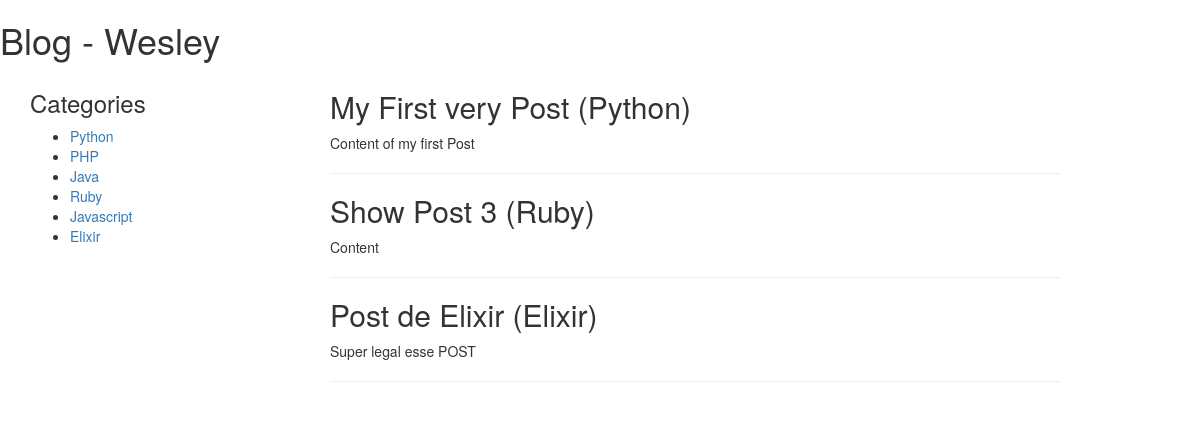
Page /blog on the committed database.
### blog/models.py (models this page shows, shortened)
class Category(models.Model):
    name = models.CharField(max_length=255)
    class Meta:
        verbose_name_plural = 'Categories'

class Post(models.Model):
    category = models.ForeignKey(Category)
    name = models.CharField(max_length=255)
    content = models.TextField()
    STATUS_CHOICES = (
        ('Draft', 'Draft'),
        ('Published', 'Published'),
    )
    status = models.CharField(max_length=20, choices=STATUS_CHOICES, default='Draft')
    created_at = models.DateTimeField(auto_now_add=True)

### blog/views.py (the view)
def home(request):
    name = "Wesley"
    all_categories = Category.objects.all()
    category_python = Category.objects.get(name='Ruby')
    posts = Post.objects.filter(status='Published')
    context = {
        'name': name,
        'categories': all_categories,
        'posts': posts,
    }
    return render(request, 'blog/home.html', context)

### templates/blog/home.html (shortened to what this page needs)
{% extends "blog/layout.html" %}
{% block content %}
<section>
    {% for post in posts %}
    <article>
        <h2>{{ post.name }} ({{ post.category.name }})</h2>
        <p>
            {{post.content}}
        </p>
    </article>
    <hr>
    {% endfor %}
</section>
{% endblock %}

### templates/blog/layout.html (shortened to what this page needs)
<!doctype html>
<html lang="en">
<head>
    <link rel="stylesheet" href="https://maxcdn.bootstrapcdn.com/bootstrap/3.3.6/css/bootstrap.min.css"
>
</head>
<body>
<h1>Blog - {{ name }}</h1>
<div class="container">
    <div class="col-md-3">
        <aside class="row">
            <h3>Categories</h3>
            <ul>
                {% for category in categories %}
                <li>
                   <a href="{% url 'blog.posts_by_category' category.pk %}"> {{ category.name }}</a>
                </li>
                {% endfor %}
            </ul>
        </aside>
    </div>
    <div class="col-md-8">
        {% block content %} {% endblock %}
    </div>
</div>
</body>
</html>

### rows in the picture
Category: name "Python"
Category: name "PHP"
Category: name "Java"
Category: name "Ruby"
Category: name "Javascript"
Category: name "Elixir"
Post: name "My First very Post", category.name "Python", content "Content of my first Post"
Post: name "Show Post 3", category.name "Ruby", content "Content"
Post: name "Post de Elixir", category.name "Elixir", content "Super legal esse POST"

### other values in the picture
{{ name }} "Wesley"
